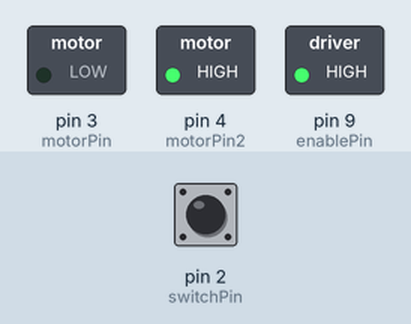
This sketch was run on a simulated Arduino Uno, built with avr-gcc and run on an emulated ATmega328P. On the bench: switched loads named in the sketch (green lamp = pin HIGH). The test bench sets the inputs (shaded band); at power-on: pin 2 (switchPin) LOW.

Above: at 1.2 s.
1.3 s: pin 2 (switchPin) pulled HIGH for 0.15 s
At 1.37 s:
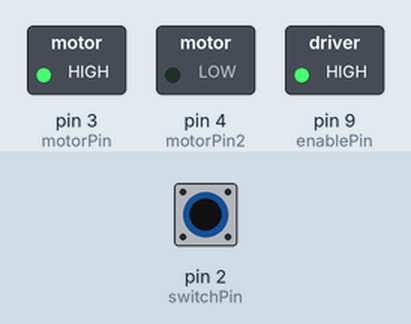
2.9 s: pin 2 (switchPin) pulled HIGH for 3.2 s
At 6.8 s:
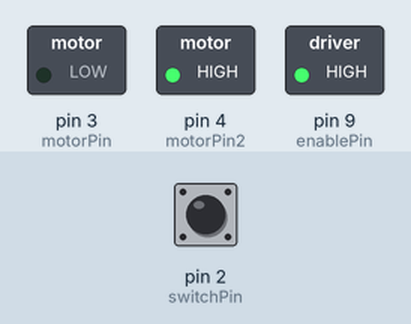
Timing chart, 0 to 8.3 s (numbered marks = the images above; inputs shaded):
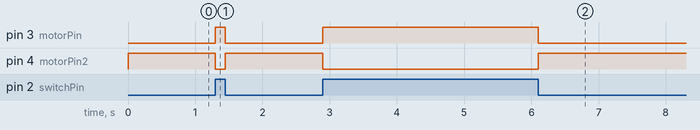

Measured:
- after the input at 1.3 s, pin 3 (motorPin): LOW → HIGH at once, → LOW 0.15 s later; pin 4 (motorPin2): HIGH → LOW at once, → HIGH 0.15 s later
- after the input at 2.9 s, pin 3 (motorPin): LOW → HIGH at once, → LOW 3.2 s later; pin 4 (motorPin2): HIGH → LOW at once, → HIGH 3.2 s later

The sketch:

motors.ino
```cpp
int switchPin = 2;
int enablePin = 9;
int motorPin = 3;
int motorPin2 = 4;


void setup() {
  // put your setup code here, to run once:
  pinMode(switchPin, INPUT);
  pinMode(enablePin,OUTPUT);
  pinMode(motorPin,OUTPUT);
  pinMode(motorPin2,OUTPUT);

  digitalWrite(enablePin, HIGH);
  Serial.begin(9600);
}

void loop() {
  // put your main code here, to run repeatedly:
  int switchVal = digitalRead(switchPin);
  if(switchVal == HIGH){
    digitalWrite(motorPin,HIGH);
    digitalWrite(motorPin2,LOW);

  }else{
    digitalWrite(motorPin2,HIGH);
    digitalWrite(motorPin,LOW);
  }

}
```
